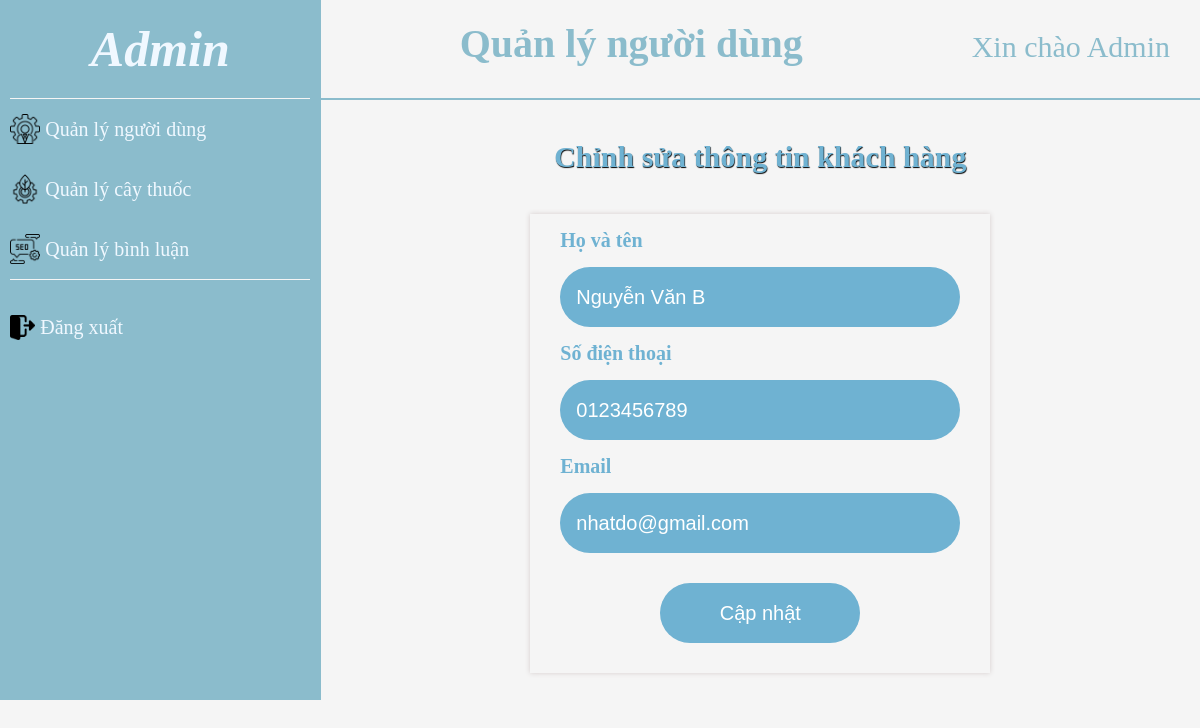
Page /CNPM/TRACUU/Admin/editUser/nhatdo0511 on the committed database.
### tables this page shows
CREATE TABLE `user` (
  `id` int(11) NOT NULL,
  `username` varchar(40) NOT NULL,
  `password` varchar(50) NOT NULL,
  `hoten` varchar(40) NOT NULL,
  `sdt` varchar(40) NOT NULL,
  `email` varchar(40) NOT NULL
);

### CNPM/TRACUU/mvc/core/Controller.php (called while the page is built, shortened)
<?php
    class Controller{
        public function model($model){
            return new $model;
        }
        public function view($view, $data=[]){
            require_once "./mvc/views/".$view.".php";
        }
    }
?>

### CNPM/TRACUU/mvc/controllers/Admin.php (called while the page is built, shortened)
<?php
    class controllerAdmin extends Controller{
        protected $modelUser;
        public function __construct(){
            $this->modelUser = $this->model('User');
        }
        public function editUser($user){
            $this->views = $this->view("editUser",[
                "info" => $this->modelUser->getInfo($user),
            ]);
        }
    }
?>

### CNPM/TRACUU/mvc/core/App.php (called while the page is built, shortened)
<?php
    class App{
        protected $controller="Home";
        protected $action = "Show";
        function __construct(){
            $url =  explode("/", trim($this->UrlProcess()));
            if(file_exists("./mvc/controllers/".$url[0].".php")){
                $this->controller = $url[0];
                unset($url[0]);
            }
            if(isset($url[1])){
                if(method_exists("controller".$this->controller, $url[1])){
                    $this->action = $url[1];
                }
                unset($url[1]);
            }
            $Control = new $Class;
            $this->params = $url?array_values($url):[];
            call_user_func_array([$Control, $this->action], $this->params);
        }
        function UrlProcess(){
            if(isset($_GET["url"])){
                return $_GET["url"];
            }else{
                return '';
            }
        }
    }
?>

### CNPM/TRACUU/index.php (called while the page is built, shortened)
<?php
    $myApp = new App();
?>

### CNPM/TRACUU/mvc/core/DB.php (called while the page is built, shortened)
<?php
    class DB{
        protected $host = "localhost";
        protected $user = "root";
        protected $pass = "";
        protected $database = "quanlyhethong";
        function __construct(){
            $this->conn = mysqli_connect($this->host,$this->user,$this->pass,$this->database);
        }
    }
?>

### CNPM/TRACUU/mvc/models/User.php (called while the page is built, shortened)
<?php
    class User extends DB{
        public function getInfo($user){
            $sql = "SELECT * FROM user WHERE username = '$user'";
            if(mysqli_query($this->conn, $sql)){
                return mysqli_query($this->conn,$sql);
            }else{
                return false;
            }
        }
    }
?>

### CNPM/TRACUU/mvc/views/editUser.php (the view, shortened to what this page needs)
<!DOCTYPE html>
<html lang="en">
<head>
    <link rel="stylesheet" href="/CNPM/TRACUU/assets/css/adminPage.css">
    <link rel="stylesheet" href="/CNPM/TRACUU/assets/css/edit.css">
</head>
<body>
    <div class="contain">
        <?php
            require_once("./mvc/views/includes/sideBarAdmin.php");
        ?>
        <div class="content">
            <div class="header">
                <h3>Quản lý người dùng</h3>
                <p>Xin chào <span>Admin</span></p>
            </div>
            <div class="section">
                <?php
                    if(!empty($data['info'])){
                        while($row = mysqli_fetch_array($data['info'])){
                ?>
                <h3>Chỉnh sửa thông tin khách hàng</h3>
                <form class="formEdit" action="/CNPM/TRACUU/Admin/updateUser" method="Post">
                    <div class="form-group">
                        <label for="hoten">Họ và tên</label>
                        <input type="text" name="hoten" value="<?php echo $row['hoten']; ?>">
                    </div>
                    <div class="form-group">
                        <label for="sdt">Số điện thoại</label>
                        <input type="number" name="sdt" value="<?php echo $row['sdt']; ?>">
                    </div>
                    <div class="form-group">
                        <label for="email">Email</label>
                        <input type="text" name="email" value="<?php echo $row['email']; ?>">
                    </div>
                    <?php
                        }
                    }
                    ?>
                    <div class="form-group">
                        <button type="submit" name="btnEdit">Cập nhật</button>
                    </div>
                </form>
            </div>
        </div>
    </div>
</body>
</html>

### CNPM/TRACUU/assets/css/adminPage.css (style rules this page uses)
* { padding: 0; margin: 0; box-sizing: border-box; }
body { background-color: whitesmoke; }
.contain { display: flex; margin: 0; padding: 0; }
.content { height: 100vh; width: 80%; }
.header { height: 100px; display: flex; justify-content: space-between; border-bottom: 2px solid #8BBCCC; }
.header h3 { color: #8BBCCC; font-size: 40px; padding: 20px; }
.header p { color: #8BBCCC; font-size: 30px; margin: 30px; }

### CNPM/TRACUU/assets/css/edit.css (style rules this page uses)
.section { width: 100%; display: flex; flex-direction: column; justify-content: center; align-items: center; padding-top: 40px; }
.formEdit { display: flex; flex-direction: column; margin: 40px 0px; align-items: center; box-shadow: 0px 0px 5px #d4cccc; padding: 15px; }
.formEdit input { display: block; width: 400px; height: 60px; margin: 15px; background-color: #6FB2D2; color: white; border-radius: 30px; padding-left: 15px; border: 1px solid transparent; font-size: 20px; }
.formEdit button { display: block; width: 200px; height: 60px; margin: 15px; background-color: #6FB2D2; color: white; border-radius: 30px; border: 1px solid transparent; font-size: 20px; text-align: center; }
.section h3 { color: #6FB2D2; font-size: 30px; font-weight: bold; text-shadow: 0.5px 1px 1px black; }
.formEdit label { margin-left: 15px; font-size: 20px; color: #6FB2D2; font-weight: bold; }

### rows in the picture
user: hoten "Nguyễn Văn B", sdt "0123456789", email "nhatdo@gmail.com"
